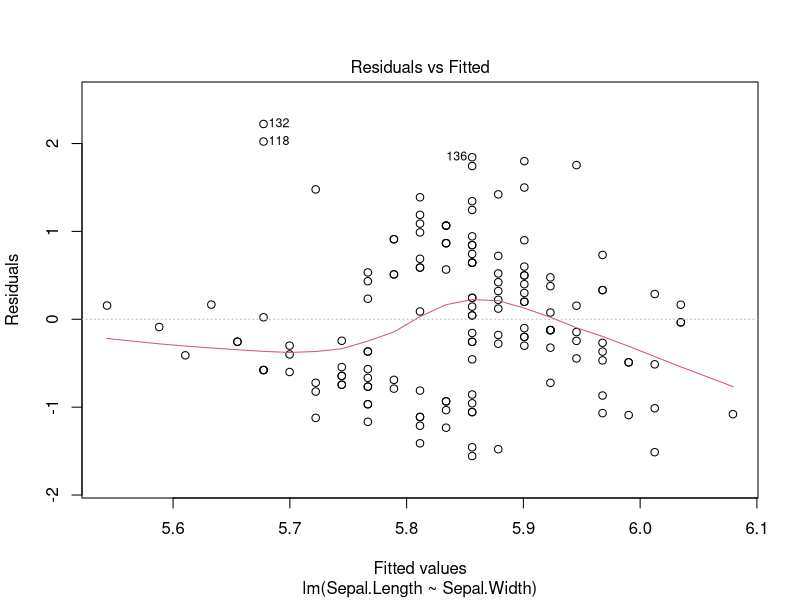
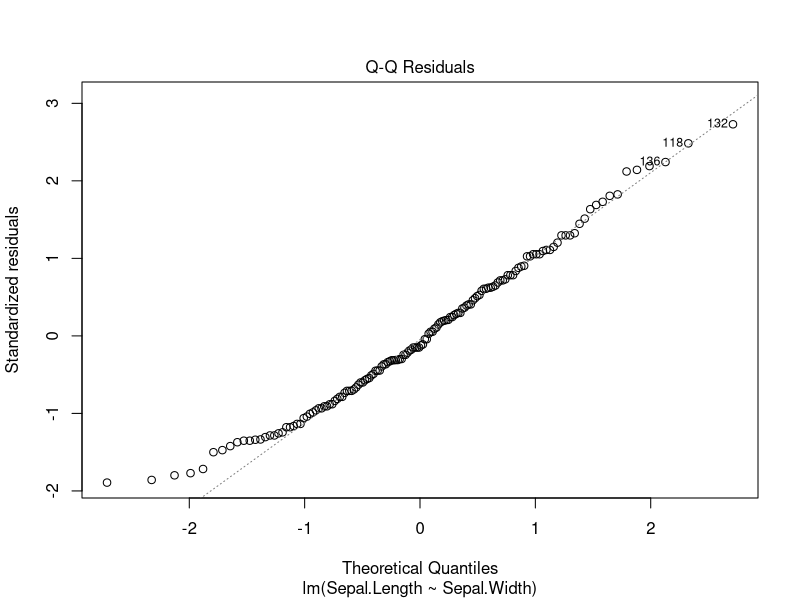
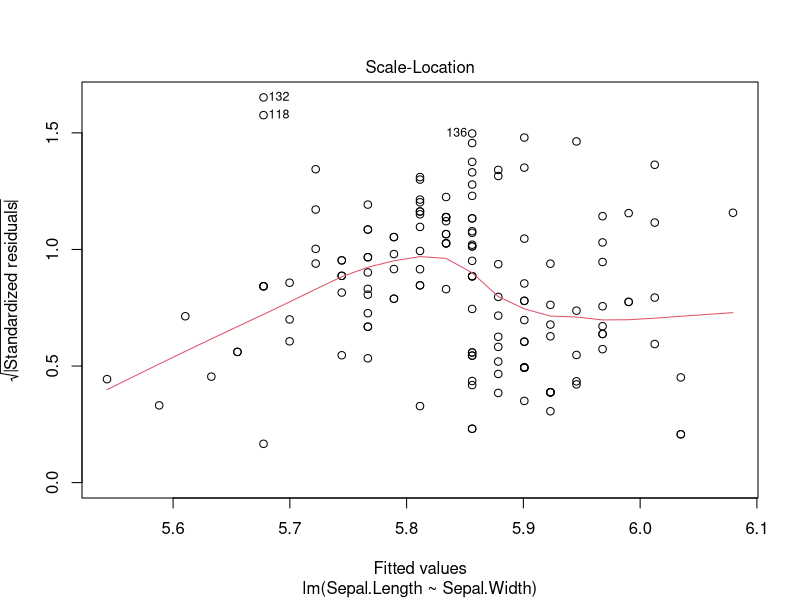
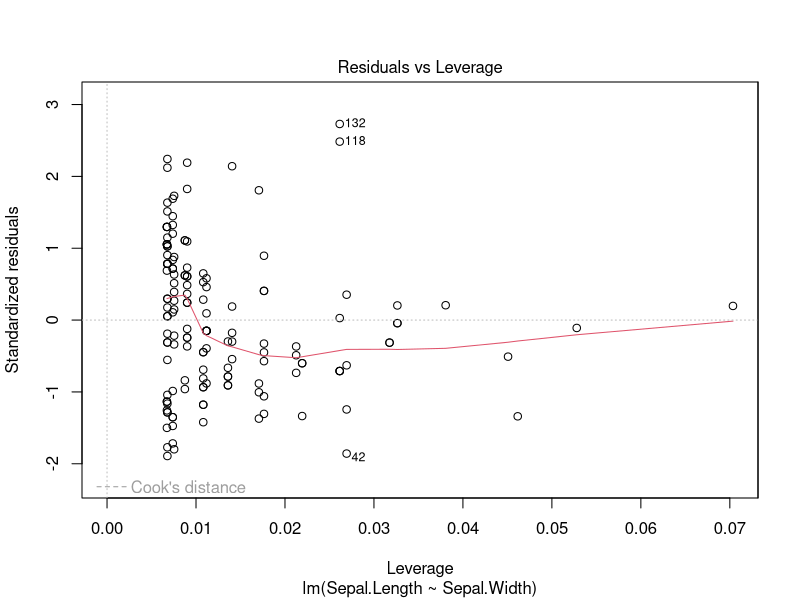

Generate these figures, in order, with R:
## ---- chunk 1
colnames(iris)
## ---- chunk 2
model <- lm(Sepal.Length ~Sepal.Width,data=iris)
summary(model)
## ---- chunk 3
plot(model)
## ---- chunk 4
cor(iris$Sepal.Length,iris$Sepal.Width)
